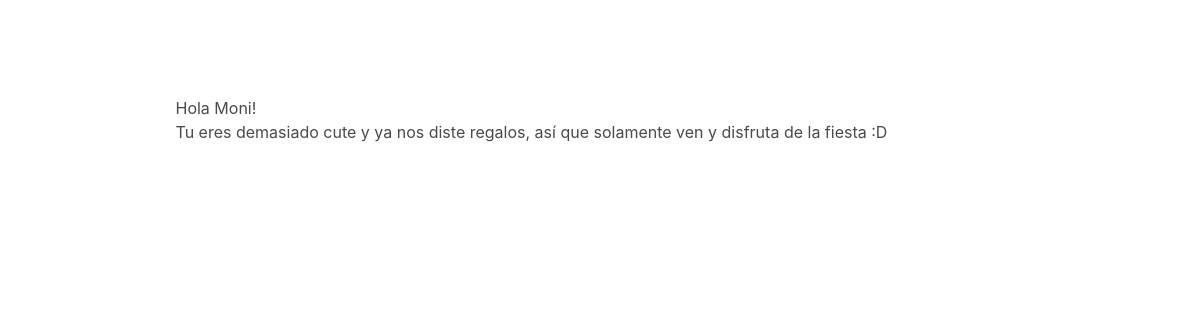
Page /invitation/2/ on the committed database.
### hw/models.py (models this page shows, shortened)
class Guest(models.Model):
    name = models.CharField(max_length=70)
    mail = models.EmailField(max_length=254)
    mobile = models.IntegerField()
    going = models.BooleanField(default=True)
    invitation = models.ForeignKey(Invitation,models.SET_NULL,blank=True,null=True)

class Invitation(models.Model):
    TYPE_CHOICES = (('Giver','G'), ('Single','S'), ('Couple', 'C'))
    inv_type = models.CharField(max_length=10, choices=TYPE_CHOICES)
    descr = models.TextField()
    def __str__(self):
        return self.descr

### hw/views.py (the view, shortened to what this page needs)
# urls.py: path('invitation/<int:query>/', csrf_exempt(GuestStuffView.as_view()), name="guest_stuff")
class GuestStuffView(ListView):
    template_name = "hw/guest_stuff.html"
    model = Guest
    def get_queryset(self):
        query = self.kwargs['query']
        return Guest.objects.filter(pk=query)

### hw/context_processor.py (called while the page is built)
def guests_data(request):
    guests = Guest.objects.all()
    return {'guests': guests}

def gifts_data(request):
    gifts = Gift.objects.all()
    return {'gifts': gifts}

def invitations_data(request):
    invitations = Invitation.objects.all()
    return {'invitations': invitations}

### hw/templates/hw/guest_stuff.html (shortened to what this page needs)
{% extends 'hw/base.html' %}
{% block content%}
{% for guest in object_list %}
  {% include "hw/guest.html"%}
{% endfor %}
{% endblock %}

### hw/templates/hw/base.html (shortened to what this page needs)
<!DOCTYPE html>
<html>
  <head>
    <link rel="stylesheet" href="https://cdnjs.cloudflare.com/ajax/libs/bulma/0.6.2/css/bulma.min.css">
    <link href="https://afeld.github.io/emoji-css/emoji.css" rel="stylesheet">
    <link rel="stylesheet" href="/static/css/hw.css">
  </head>
  <body>
  <section class="section">
    <div class="container">
      {% block content %}
      {% endblock %}
    </div>
  </section>
  </body>
</html>

### hw/templates/hw/guest.html (shortened to what this page needs)
{% extends "hw/base.html" %}
{% block content %}
    <h1>Hola {{guest.name|title}}!</h1>
    <p>{{guest.invitation}}</p>
{% endblock  %}

### hw/static/css/hw.css (style rules this page uses)
body { padding-left: 15px; }

### rows in the picture
Guest: name "Moni", invitation "Tu eres demasiado cute y ya nos diste regalos, así que solamente ven y disfruta de la fiesta :D"
